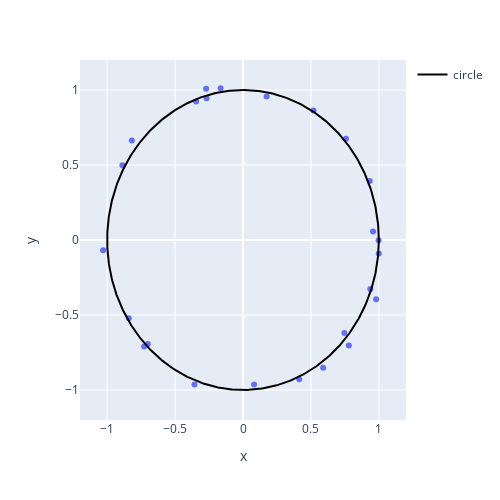

Notebook code cell kept with this figure:
### Code cell
fig = px.scatter(scatter_df, x='x',y='y',# hover_data = ['index'], 
                 width=500, height=500)
fig.add_trace(circle_trace)
fig.update_layout(xaxis_range=(-1.2, 1.2), yaxis_range=(-1.2, 1.2))

### Figure 1 — Plotly figure (JSON) as saved in the notebook; plotly's stock layout.template omitted (floating-point values rounded to 4 significant figures; data arrays with more than 128 entries replaced by an {"elided": "..."} marker saying what was removed)
{"data": [{"hovertemplate": "x=%{x}<br>y=%{y}<extra></extra>", "legendgroup": "", "marker": {"color": "#636efa", "symbol": "circle"}, "mode": "markers", "name": "", "orientation": "v", "showlegend": false, "type": "scatter", "x": [-1.03, 0.9371, 0.08163, -0.1652, 0.1738, -0.3572, 0.5192, -0.8183, -0.7277, -0.8878, 0.9576, 0.7792, 0.7463, -0.3453, -0.8409, 0.9997, 0.5899, 0.9332, -0.2717, -0.2683, 0.4138, -0.7012, 0.7583, 0.9983, 0.9803], "xaxis": "x", "y": [-0.06831, -0.3265, -0.9632, 1.012, 0.9567, -0.9629, 0.8641, 0.6634, -0.7108, 0.4987, 0.05728, -0.703, -0.6199, 0.9237, -0.522, -0.08997, -0.8512, 0.3926, 1.008, 0.9457, -0.9283, -0.6935, 0.6742, -0.001346, -0.3953], "yaxis": "y"}, {"hoverinfo": "skip", "line": {"color": "black"}, "name": "circle", "type": "scatter", "x": {"elided": "1000 float values"}, "y": {"elided": "1000 float values"}}], "layout": {"height": 500, "legend": {"tracegroupgap": 0}, "margin": {"t": 60}, "width": 500, "xaxis": {"anchor": "y", "domain": [0, 1], "range": [-1.2, 1.2], "title": {"text": "x"}}, "yaxis": {"anchor": "x", "domain": [0, 1], "range": [-1.2, 1.2], "title": {"text": "y"}}}}
